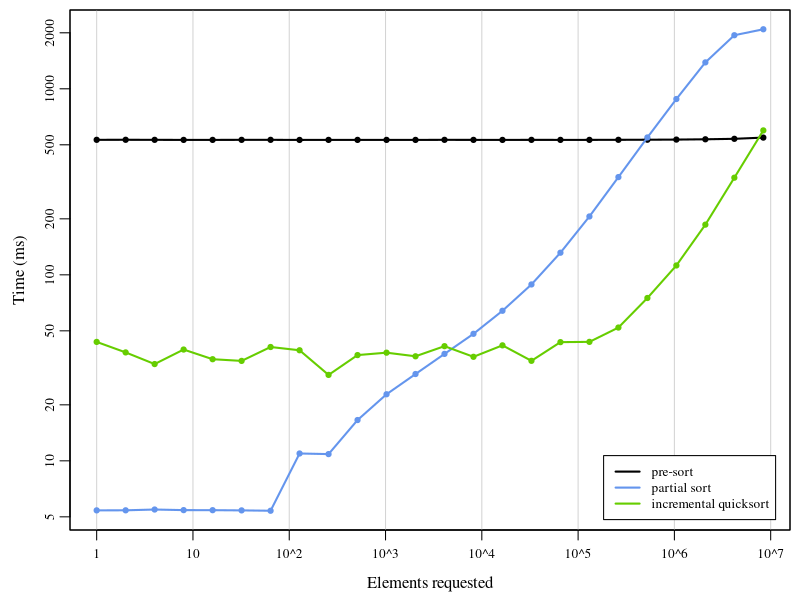

Recreate this plot in R.
#
#	sort_times.R
#
#	plot the results from incsort
#

#
#	Benjamin C. Haller, 4/11/2020
#


# this data should be copy-pasted from the output of incsort
iter_count <- c(25)
fetch_counts <- c(1, 2, 4, 8, 16, 32, 64, 128, 256, 512, 1024, 2048, 4096, 8192, 16384, 32768, 65536, 131072, 262144, 524288, 1048576, 2097152, 4194304, 8388608)
pre_times <- c(13294849, 13301705, 13291840, 13282563, 13284649, 13290572, 13292710, 13277278, 13283910, 13285369, 13283627, 13282132, 13291799, 13285412, 13280582, 13289327, 13284819, 13286665, 13296321, 13310699, 13334015, 13383439, 13461732, 13666016)
partial_times <- c(135432, 135510, 136848, 135829, 135735, 135382, 134792, 273827, 271751, 414232, 569975, 732175, 939545, 1204601, 1602192, 2219418, 3287611, 5148100, 8381462, 13689609, 22029716, 34670863, 48532117, 52247608)
iqs_times <- c(1089673, 956824, 828381, 991452, 879590, 861456, 1023050, 982575, 724232, 925681, 953745, 912002, 1033636, 906111, 1044265, 862176, 1086575, 1090294, 1301649, 1876279, 2807354, 4652283, 8319537, 14939153)

# average across the number of iterations
pre_times <- pre_times / iter_count
partial_times <- partial_times / iter_count
iqs_times <- iqs_times / iter_count

# convert microseconds to milliseconds
pre_times <- pre_times / 1000
partial_times <- partial_times / 1000
iqs_times <- iqs_times / 1000


# plot
quartz(width=6, height=4.5, type="pdf", file="~/Desktop/sort_times.pdf")
par(mar=c(3.5, 3.5, 0.5, 0.5), family="serif", mgp=c(2.1, 0.6, 0), cex.axis=0.8)
plot(range(fetch_counts), range(c(pre_times, partial_times, iqs_times)), type="n", log="xy", xlab="Elements requested", ylab="Time (ms)", xaxt="n")
axis(1, at=c(1, 1e1, 1e2, 1e3, 1e4, 1e5, 1e6, 1e7), labels=c("1", "10", "10^2", "10^3", "10^4", "10^5", "10^6", "10^7"))
abline(v=c(1, 1e1, 1e2, 1e3, 1e4, 1e5, 1e6, 1e7), col="lightgray")
lines(fetch_counts, pre_times, col="black", lwd=2)
points(fetch_counts, pre_times, col="black", pch=19, cex=0.7)
lines(fetch_counts, partial_times, col="cornflowerblue", lwd=2)
points(fetch_counts, partial_times, col="cornflowerblue", pch=19, cex=0.7)
lines(fetch_counts, iqs_times, col="chartreuse3", lwd=2)
points(fetch_counts, iqs_times, col="chartreuse3", pch=19, cex=0.7)
legend("bottomright", legend=c("pre-sort", "partial sort", "incremental quicksort"), cex=0.8, col=c("black", "cornflowerblue", "chartreuse3"), lwd=2, bg="white", inset=0.02)
box()
dev.off()















